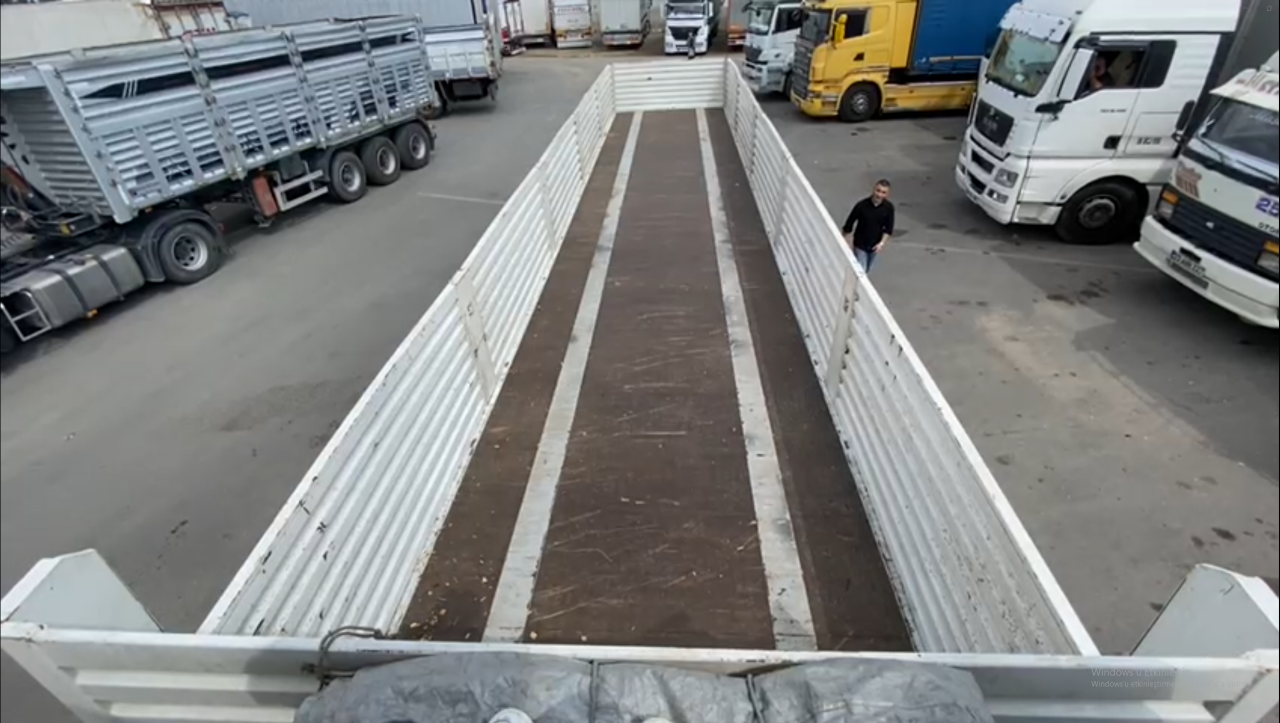
#> input picture preprocess_image.png, 1280 x 723 px
$ python preprocess.py
#> lines starting #> are read from the running program, lines starting #| are printed output that depends on the picture; after the words box and inside, x2 and y2 are one past the last pixel; in counts of white or black regions, pixels touching at a corner belong together
import cv2
import numpy as np

image_path = "preprocess_image.png"


def preprocess(image_path):
#> called with image_path = 'preprocess_image.png'
    img = cv2.imread(image_path)
#> img is the input picture: shape (723, 1280, 3); mean B, G, R 128.3, 128.8, 127
    img = cv2.resize(img, (1280,720)) # kullandığım örnek resim çok büyük olduğu için kullandım. gerçek görüntüye göre değiştirin
#> img: shape (720, 1280, 3)

    img = line_manual(img)  # çizgiler için line fonkisyonunu çağır
    img = draw_black(img)   # siyaha boyamak için draw fonksiyonunu çağır

    top, bottom = split_image(img)  # resmi bölmek için split fonksiyonunu çağır

    img = cv2.cvtColor(img, cv2.COLOR_BGR2RGB)  # RGB formata dönüştürür
    top= cv2.resize(top, (224, 224))  # yeniden boyutlandır 224,224

    bottom = cv2.resize(bottom, (224, 224))  # yeniden boyutlandır 224,224
    img = img / 255.0
    #cv2.imshow(winname="Top Half", mat=top)
    #cv2.imshow(winname="Bottom Half", mat=bottom)
    return top, bottom

def line_manual(img):
    pts_red = np.array([[600,0], [727,0], [45,720], [1190,720]], np.int32) #sol üst, sağ üst, sol alt, sağ alt

    #red
    cv2.line(img=img, pt1=pts_red[0], pt2=pts_red[2], color=(255, 0, 0), thickness=2)
    cv2.line(img=img, pt1=pts_red[1], pt2=pts_red[3], color=(255, 0, 0), thickness=2)

    return img

def draw_black(img):
    draw_black = np.array([[727,0], [600,0], [45,720], [1190,720]], np.int32)

    # Çokgeni siyahla doldurmak için bir maske oluşturun
    mask = np.zeros_like(img)
    result = cv2.fillPoly(mask, [draw_black], (255, 255, 255))
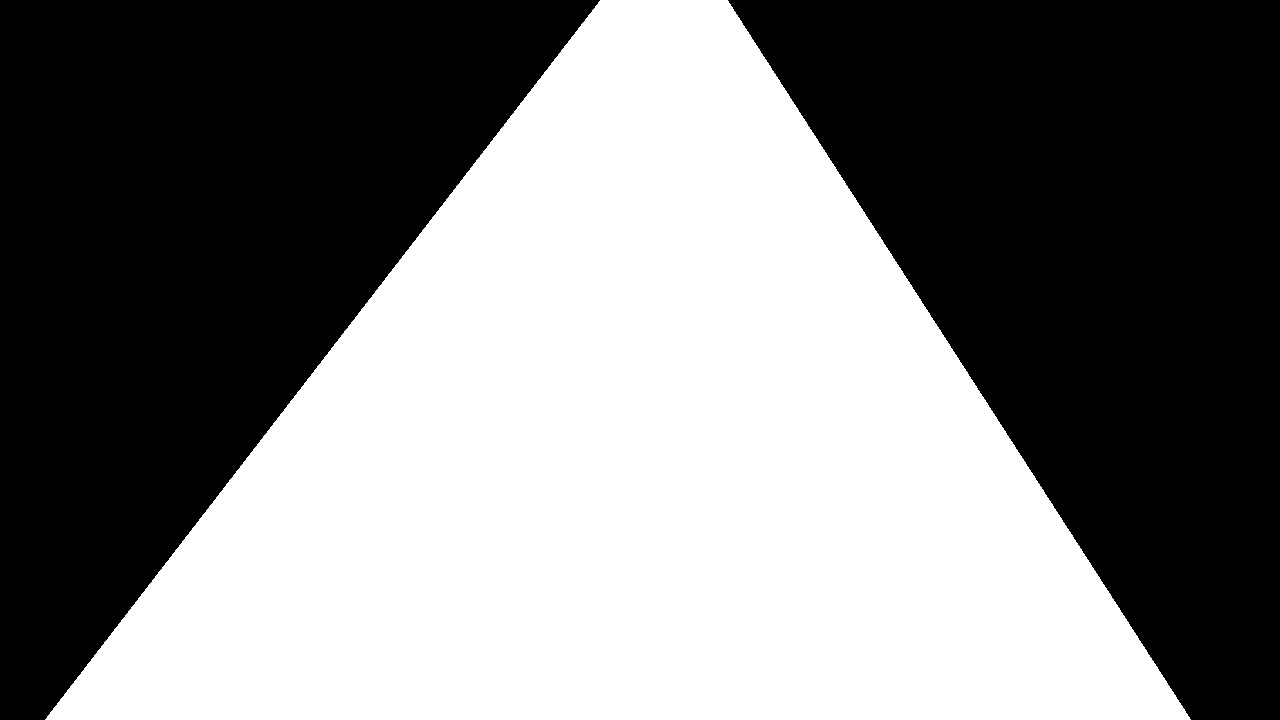
#> mask: shape (720, 1280, 3); 49.8% white; 1 white region, box (x1, y1, x2, y2) and area: (45, 0, 1191, 720) 458640

    # Maskenin tersini alarak çokgen dışındaki bölgeyi siyahla boyayın
    result = cv2.bitwise_and(img, mask)
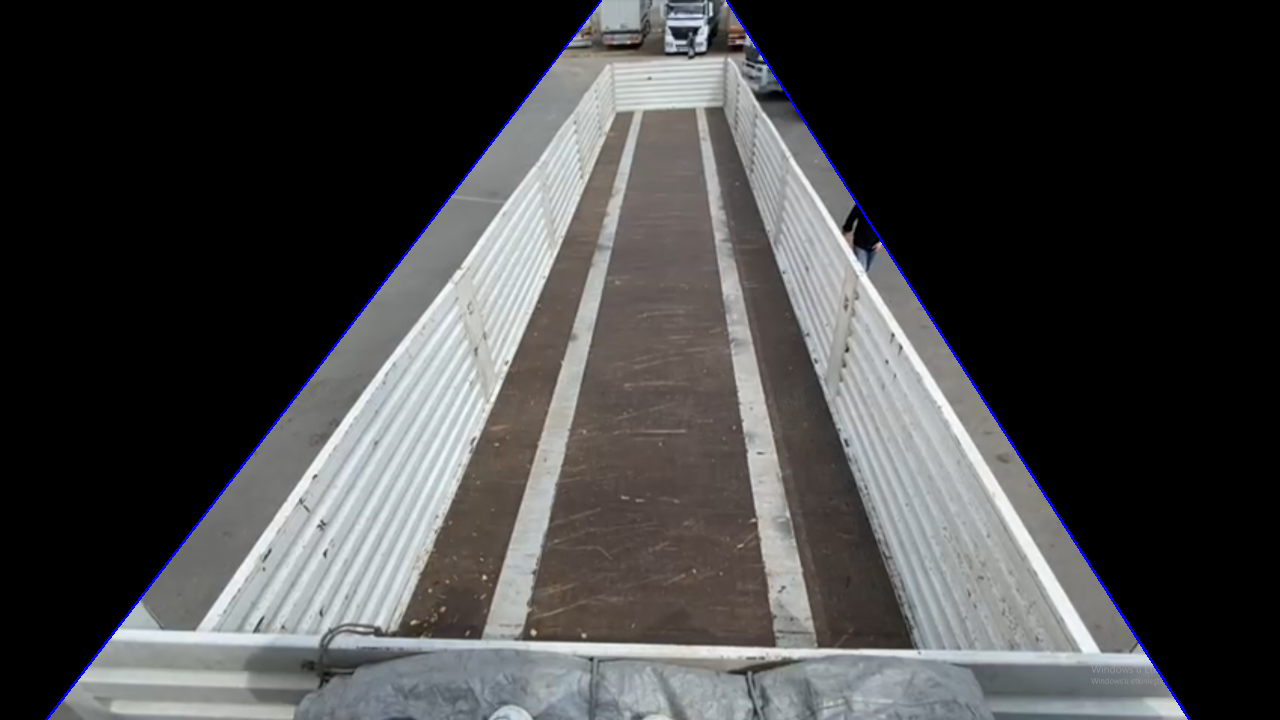
#> result: shape (720, 1280, 3); mean B, G, R 68, 67.6, 67.7

    return result


def split_image(img):
    # resmi ortadan böl yatay olarak
    height, width, _ = img.shape
#> height = 720; width = 1280
    middle_y = height // 2
#> middle_y = 360

    # Resmi dikey olarak ikiye bölmek için iki bölgeyi tanımlayın
    top_half = img[:middle_y, :, :]
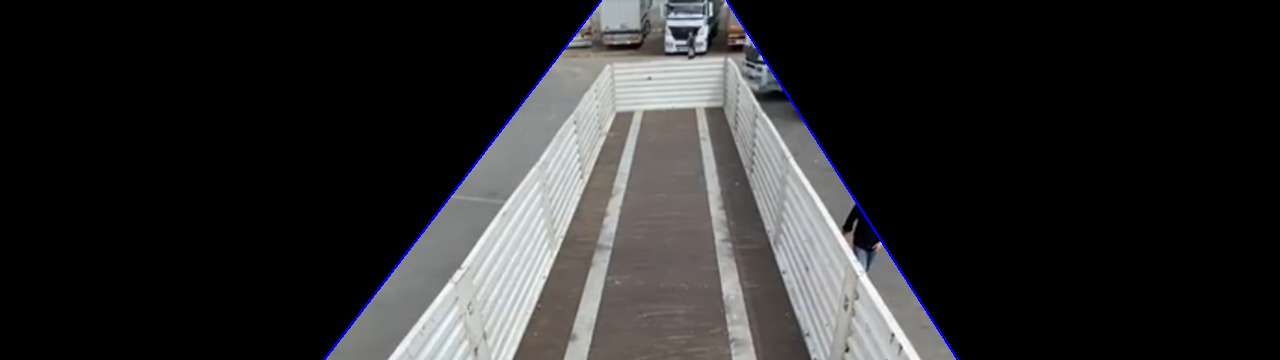
#> top_half: shape (360, 1280, 3); mean B, G, R 42.1, 41.6, 41.8
    bottom_half = img[middle_y:, :, :]
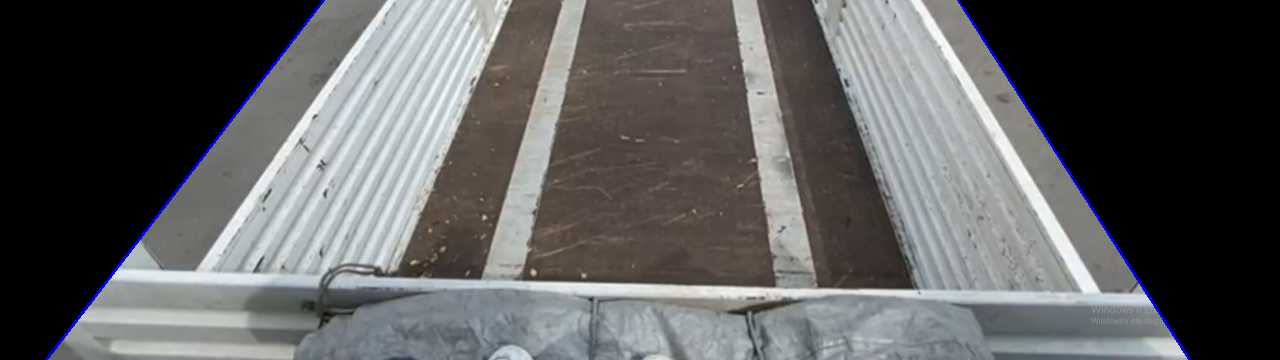
#> bottom_half: shape (360, 1280, 3); mean B, G, R 93.9, 93.7, 93.6

    top_half_cropped = top_half[:, 340:width - 340, :]  # üstteki resmin sağından ve solundan (340px) kırp
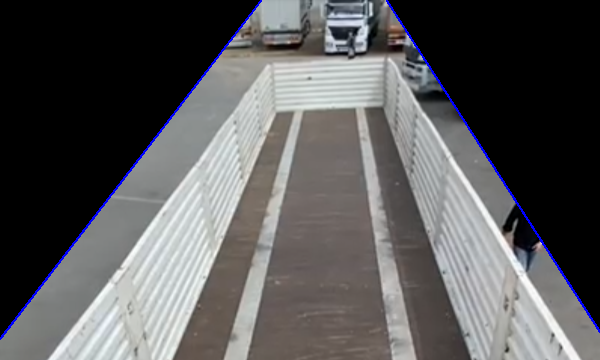
#> top_half_cropped: shape (360, 600, 3); mean B, G, R 89.5, 88.5, 89

    return top_half_cropped, bottom_half


top,bottom = preprocess(image_path)
#> in preprocess, `top= cv2.resize(top, (224, 224))`:
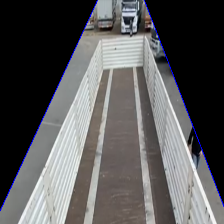
#> top: shape (224, 224, 3); mean B, G, R 89.5, 88.4, 89
#> in preprocess, `bottom = cv2.resize(bottom, (224, 224))`:
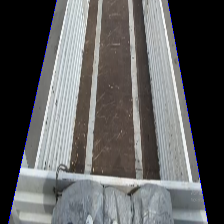
#> bottom: shape (224, 224, 3); mean B, G, R 93.8, 93.6, 93.5

img = cv2.imread(filename=image_path)       # resmin orijinal halini göstermek için
cv2.imshow(winname="orijinal_resim",mat=img)

cv2.imshow(winname="Top", mat=top)
cv2.imshow(winname="Bottom", mat=bottom)
cv2.waitKey(0)
cv2.destroyAllWindows()
